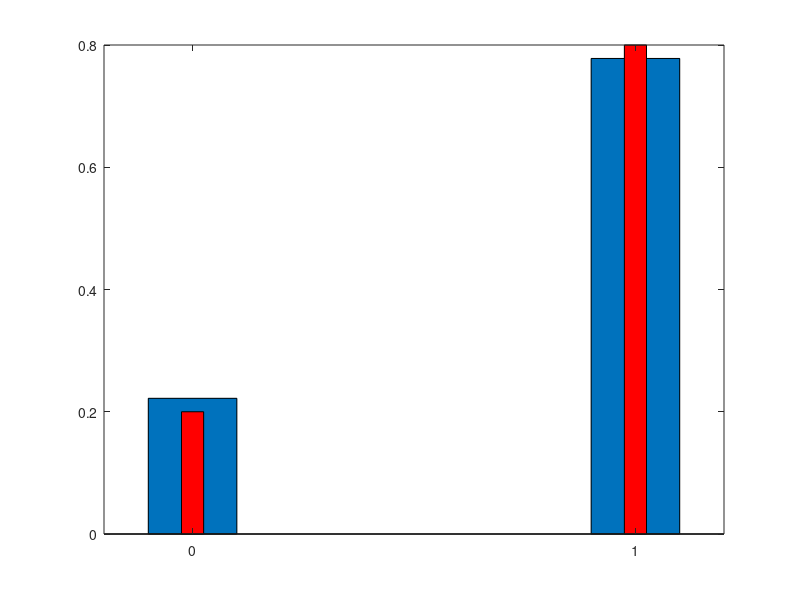

Reproduce this figure in MATLAB. (Note: this script raises an error after producing the figure.)
function demo_Bernoulli_randomNumberGenerator
%% demo_Bernoulli_randomNumberGenerator: generate Bernoulli[p] random numbers

%% Parameters for the Bernoulli distributon
p = 0.8;

%% Simulate a matrix (M rows, N columns) of  Bernoulli[p] random numbers
M = 50;
N = 10;

% simulate U ~ U[0,1]
U = rand(M,N);

% simulate Bernoulli[mu,sigma]
xi = U < p;

%% Compare to histogram 
f_0 = mean(xi(:) == 0); % fraction of 0's
f_1 = mean(xi(:) == 1); % fraction of 1's 

figure(1); 
bar([0,1],[f_0,f_1],0.2) 
hold on; bar([0,1],[1-p,p],0.05,'r'); hold off
legend('sample','p',2);
title(sprintf('%s %s Bernoulli[p = %.1f]','\xi','\sim',p))
            
